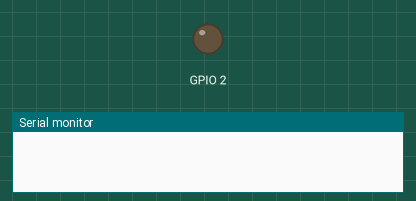
Bench run of a sketch on a simulated ESP32. On the bench: output pins drawn as LEDs (lit = HIGH), the last lines printed to the serial monitor. WiFi joins after 1.5 s; servers stay silent unless stated; the local clock reads 2024-03-15 10:24:30 at power-on unless the sketch sets it.

Above: at 0.1 s.
At 2.2 s:
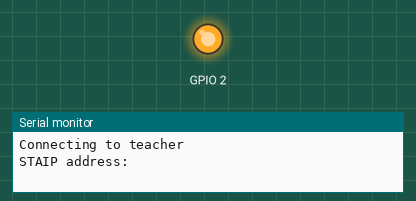
Timing chart, 0 to 3.9 s (numbered marks = the images above):
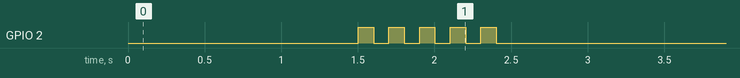

The sketch:

ESP32_NTP.ino
```cpp
/*
ESP32 NTP SERVER
Author : ChungYi Fu (Kaohsiung, Taiwan)  2022-5-17 21:30
https://www.facebook.com/francefu
*/

const char* ssid = "teacher";
const char* password = "87654321";

const char* ntpServer = "pool.ntp.org";
const long  gmtOffset_sec = 25200;
const int   daylightOffset_sec = 3600;
struct tm timeinfo;

int currentTimeValue[6] = {0,0,0,0,0,0};
String currentTime[3] = {"","",""};
#include <WiFi.h>
#include "time.h"
#include "soc/soc.h"
#include "soc/rtc_cntl_reg.h"

void getLocalTime()
{
  if(!getLocalTime(&timeinfo)){
    return;
  }

  currentTimeValue[0] = timeinfo.tm_year+1900;
  currentTimeValue[1] = timeinfo.tm_mon+1;
  currentTimeValue[2] = timeinfo.tm_mday;
  currentTimeValue[3] = timeinfo.tm_hour;
  currentTimeValue[4] = timeinfo.tm_min;
  currentTimeValue[5] = timeinfo.tm_sec;
  currentTime[0] = String(timeinfo.tm_year+1900)+"/"+ String(timeinfo.tm_mon+1)+"/"+ String(timeinfo.tm_mday);
  currentTime[1] = String(timeinfo.tm_hour)+":"+ String(timeinfo.tm_min)+":"+ String(timeinfo.tm_sec);
  currentTime[2] = String(timeinfo.tm_year+1900)+"/"+ String(timeinfo.tm_mon+1)+"/"+ String(timeinfo.tm_mday) + " "+ String(timeinfo.tm_hour)+":"+ String(timeinfo.tm_min)+":"+ String(timeinfo.tm_sec);
}

void setup() {
  WRITE_PERI_REG(RTC_CNTL_BROWN_OUT_REG, 0);
  Serial.begin(115200);
  initWiFi();
  configTime(gmtOffset_sec, daylightOffset_sec, ntpServer);

  getLocalTime();
  Serial.println(currentTime[0]);
  Serial.println(currentTime[1]);
  Serial.println(currentTime[2]);
  Serial.printf("%d/%d/%d %d:%d:%d",currentTimeValue[0],currentTimeValue[1],currentTimeValue[2],currentTimeValue[3],currentTimeValue[4],currentTimeValue[5]);
}

void loop() {
}

void initWiFi() {
  WiFi.mode(WIFI_STA);
  for (int i=0;i<2;i++) {
    WiFi.begin(ssid, password);
    delay(1000);
    Serial.println("");
    Serial.print("Connecting to ");
    Serial.println(ssid);
    long int StartTime=millis();
    while (WiFi.status() != WL_CONNECTED) {
        delay(500);
        if ((StartTime+5000) < millis()) break;
    }
    if (WiFi.status() == WL_CONNECTED) {
      Serial.println("");
      Serial.println("STAIP address: ");
      Serial.println("");
     pinMode(2, OUTPUT);
     for (int i=0;i<5;i++) {
       digitalWrite(2, HIGH);
       delay(100);
       digitalWrite(2, LOW);
       delay(100);
     }
      break;
    }
  }
  if (WiFi.status() != WL_CONNECTED) {
    pinMode(2, OUTPUT);
    for (int i=0;i<3;i++) {
      digitalWrite(2, HIGH);
      delay(500);
      digitalWrite(2, LOW);
      delay(500);
    }
  }
  Serial.println("");
}
```
